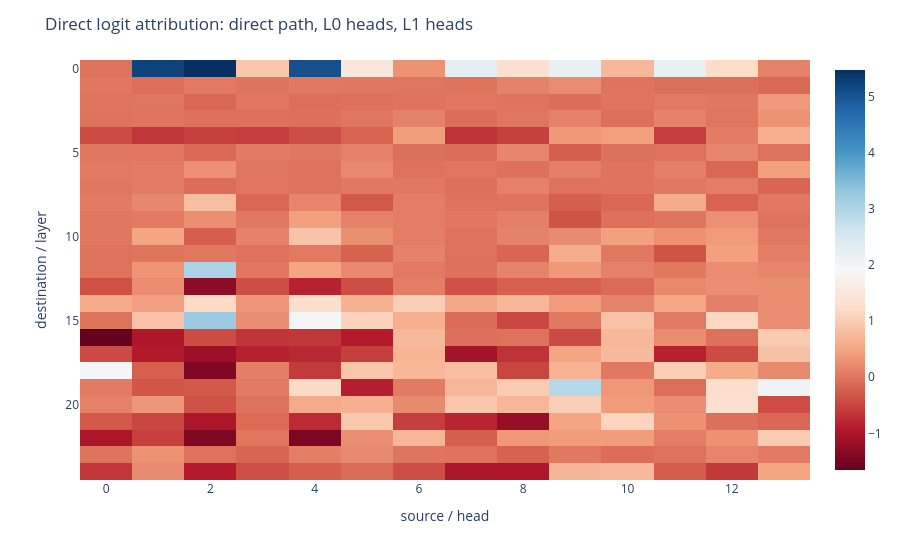
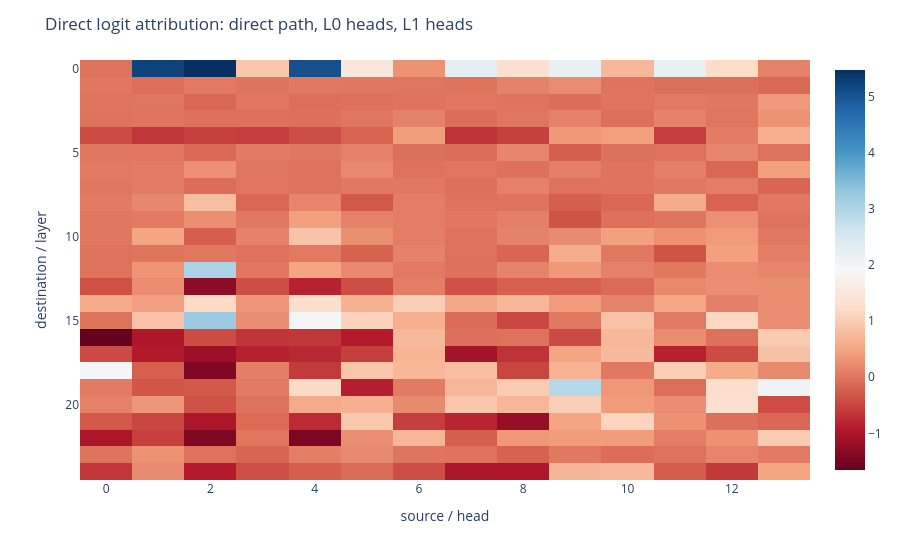

Notebook cell for these charts, in order:
### Code cell
def logit_attribution(embed, layer0_result, layer1_result, W_U, tokens):
    """Direct correct-token attribution: [position, direct + 12 L0 + 12 L1]."""
    correct_unembed = W_U[:, tokens[1:]]
    direct = torch.einsum("sd,ds->s", embed[:-1], correct_unembed)
    l0 = torch.einsum("shd,ds->sh", layer0_result[:-1], correct_unembed)
    l1 = torch.einsum("shd,ds->sh", layer1_result[:-1], correct_unembed)
    return torch.cat((direct[:, None], l0, l1), dim=-1)



dla = logit_attribution(
    demo_cache["embed"], demo_cache["result", 0], demo_cache["result", 1], toy.W_U, demo_tokens[0]
)
# TransformerLens 3 keeps the batch dimension in logits, even when the cache is unbatched.
correct_logits = demo_logits[0, :-1].gather(-1, demo_tokens[0, 1:].unsqueeze(-1)).squeeze(-1)
torch.testing.assert_close(dla.sum(-1), correct_logits, atol=1e-3, rtol=0)
imshow(dla.T, "Direct logit attribution: direct path, L0 heads, L1 heads")

### Figure 1 — Plotly figure (JSON) as saved in the notebook; plotly's stock layout.template omitted (floating-point values rounded to 4 significant figures; data arrays with more than 128 entries replaced by an {"elided": "..."} marker saying what was removed)
{"data": [{"coloraxis": "coloraxis", "hovertemplate": "x: %{x}<br>y: %{y}<br>color: %{z}<extra></extra>", "name": "0", "type": "heatmap", "xaxis": "x", "yaxis": "y", "z": {"elided": "25x14 float values"}}], "layout": {"coloraxis": {"autocolorscale": false, "colorscale": [[0, "rgb(103,0,31)"], [0.1, "rgb(178,24,43)"], [0.2, "rgb(214,96,77)"], [0.3, "rgb(244,165,130)"], [0.4, "rgb(253,219,199)"], [0.5, "rgb(247,247,247)"], [0.6, "rgb(209,229,240)"], [0.7, "rgb(146,197,222)"], [0.8, "rgb(67,147,195)"], [0.9, "rgb(33,102,172)"], [1, "rgb(5,48,97)"]]}, "margin": {"t": 60}, "title": {"text": "Direct logit attribution: direct path, L0 heads, L1 heads"}, "xaxis": {"anchor": "y", "domain": [0, 1], "title": {"text": "source / head"}}, "yaxis": {"anchor": "x", "autorange": "reversed", "domain": [0, 1], "title": {"text": "destination / layer"}}}}

### Figure 2 — Plotly figure (JSON) as saved in the notebook; plotly's stock layout.template omitted (floating-point values rounded to 4 significant figures; data arrays with more than 128 entries replaced by an {"elided": "..."} marker saying what was removed)
{"data": [{"coloraxis": "coloraxis", "hovertemplate": "x: %{x}<br>y: %{y}<br>color: %{z}<extra></extra>", "name": "0", "type": "heatmap", "xaxis": "x", "yaxis": "y", "z": {"elided": "25x14 float values"}}], "layout": {"coloraxis": {"autocolorscale": false, "colorscale": [[0, "rgb(103,0,31)"], [0.1, "rgb(178,24,43)"], [0.2, "rgb(214,96,77)"], [0.3, "rgb(244,165,130)"], [0.4, "rgb(253,219,199)"], [0.5, "rgb(247,247,247)"], [0.6, "rgb(209,229,240)"], [0.7, "rgb(146,197,222)"], [0.8, "rgb(67,147,195)"], [0.9, "rgb(33,102,172)"], [1, "rgb(5,48,97)"]]}, "margin": {"t": 60}, "title": {"text": "Direct logit attribution: direct path, L0 heads, L1 heads"}, "xaxis": {"anchor": "y", "domain": [0, 1], "title": {"text": "source / head"}}, "yaxis": {"anchor": "x", "autorange": "reversed", "domain": [0, 1], "title": {"text": "destination / layer"}}}}
